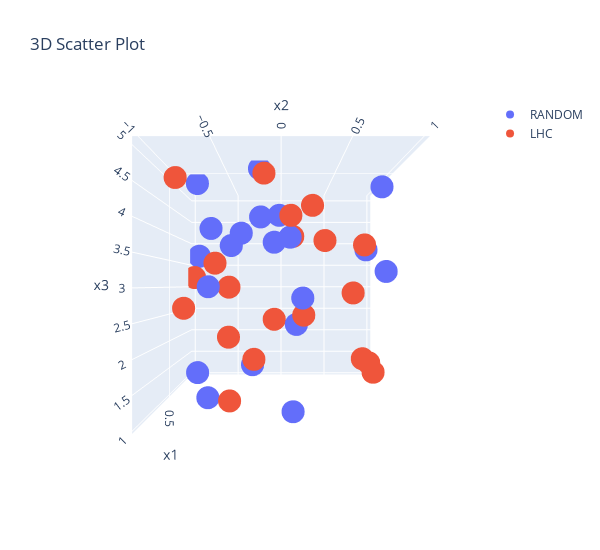
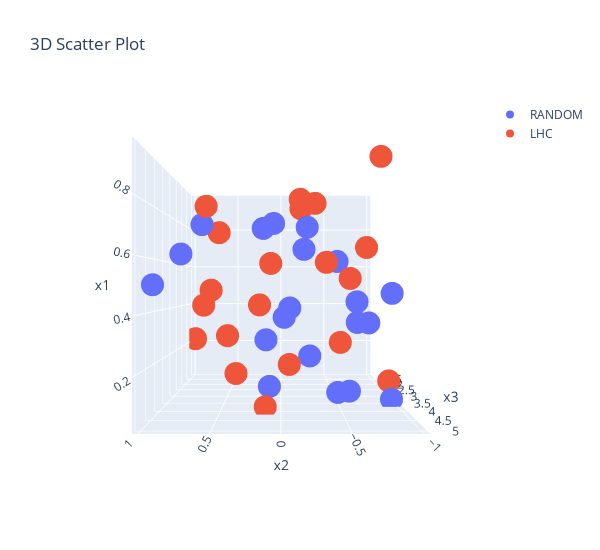
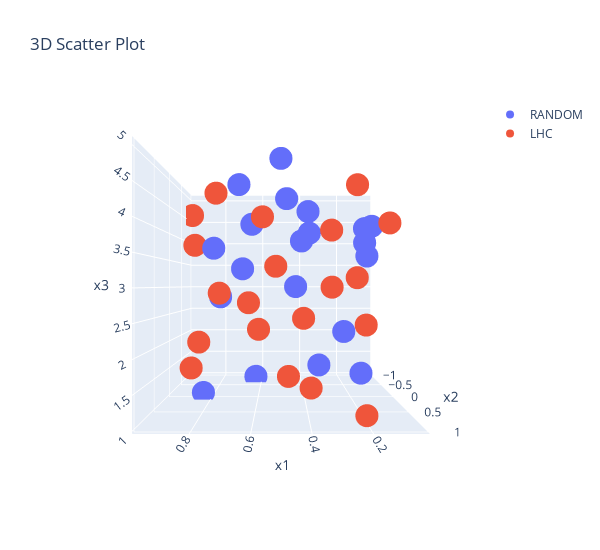

These figures' notebook cell, in order:
### Markdown cell above
We can also visualise the two-dimensional projections of the sampled points. This can help us understand how the different sampling strategies are covering the design space across various dimensions.

### Code cell
# Set layout options
fig.update_layout(scene=dict(aspectmode="auto"))

# Create 2D projections on each plane
fig.update_layout(scene_camera=dict(eye=dict(x=2, y=0, z=0)), width=600, height=550)
fig.show()

fig.update_layout(scene_camera=dict(eye=dict(x=0, y=0, z=2)), width=600, height=550)
fig.show()

fig.update_layout(scene_camera=dict(eye=dict(x=0, y=2, z=0)), width=600, height=550)
fig.show()
